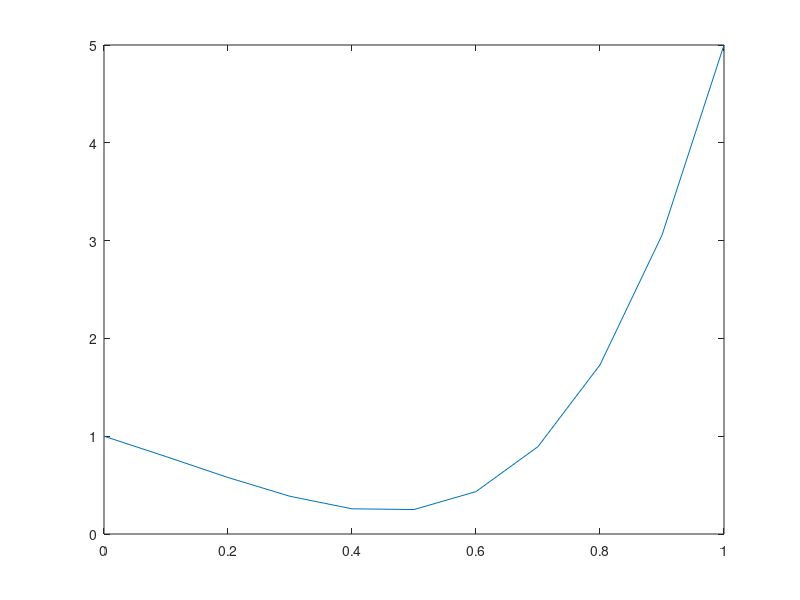

The MATLAB script that drew this image:

r = [0:0.1:1];
F_coeff = [1 -2 -1 1 6]
for t = 1:length(r)
    Fz_coeff_now(t) = 0;
    for coeff = 1:length(F_coeff)
        Fz_coeff_now(t) = Fz_coeff_now(t)+(F_coeff(coeff))*abs(r(t)).^(coeff-1);
    end
end
figure(5);plot(r, Fz_coeff_now);